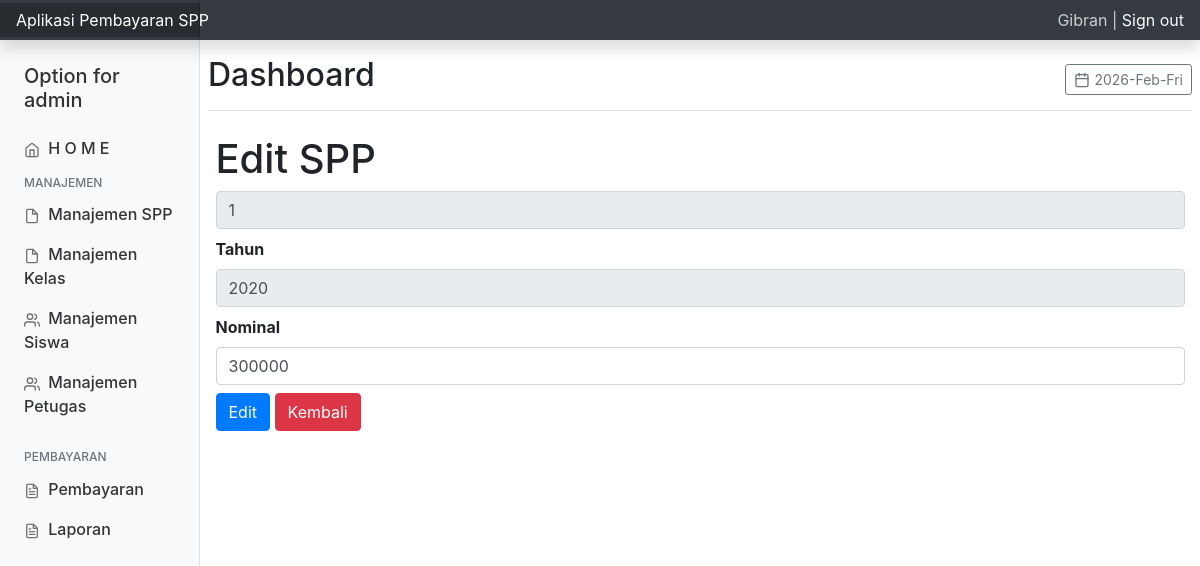
/petugas/index.php?url=edit_spp&id=1 (signed in), run on the app's committed database.
### tables this page shows
CREATE TABLE `spp` (
  `id_spp` int(11) NOT NULL,
  `tahun` int(11) NOT NULL,
  `nominal` int(11) NOT NULL
);

### petugas/edit_spp.php (the view, shortened to what this page needs)
<?php
include "../koneksi.php";
$id_spp = $_GET['id'];
$query= mysqli_query($koneksi,"SELECT * FROM spp WHERE id_spp=$id_spp");
$data = mysqli_fetch_array($query);
 ?>
 <!DOCTYPE html>
 <html>
 <head>
 </head>
 <body>
 <h1>Edit SPP</h1>
<form action="?url=aksi_edit_spp" method="post">
<div class="form-group mb-2">
<input name="id" value="<?php echo $data['id_spp']; ?>" class="form-control"  disabled/>
</div>
<div class="form-group mb-2">
<label>Tahun</label><input type="text" name="tahun"  maxlength="4" class="form-control" value="<?php echo $data['tahun']; ?>" readonly/>
</div>
<div class="form-group mb-2">
<label>Nominal</label><input type="text" name="nominal"  maxlength="14" class="form-control" value="<?php echo $data['nominal']; ?>" required=""/>
</div>
<div class="form-group mb-2">
<input type="submit" value="Edit" class="btn btn-primary">
<a href="?url=td_spp"><input type="button" class="btn btn-danger" value="Kembali" onclick="return confirm('Anda yakin akan keluar?');"></a>
</div>
 </body>
 </html>

### style/css/dashboard.css (style rules this page uses)
body { font-size: .875rem; }

### data on the page
spp: id "1", tahun "2020", nominal "300000"

### other printed values
$_SESSION['nama_petugas'] "Gibran"
$_SESSION['level'] "admin"
